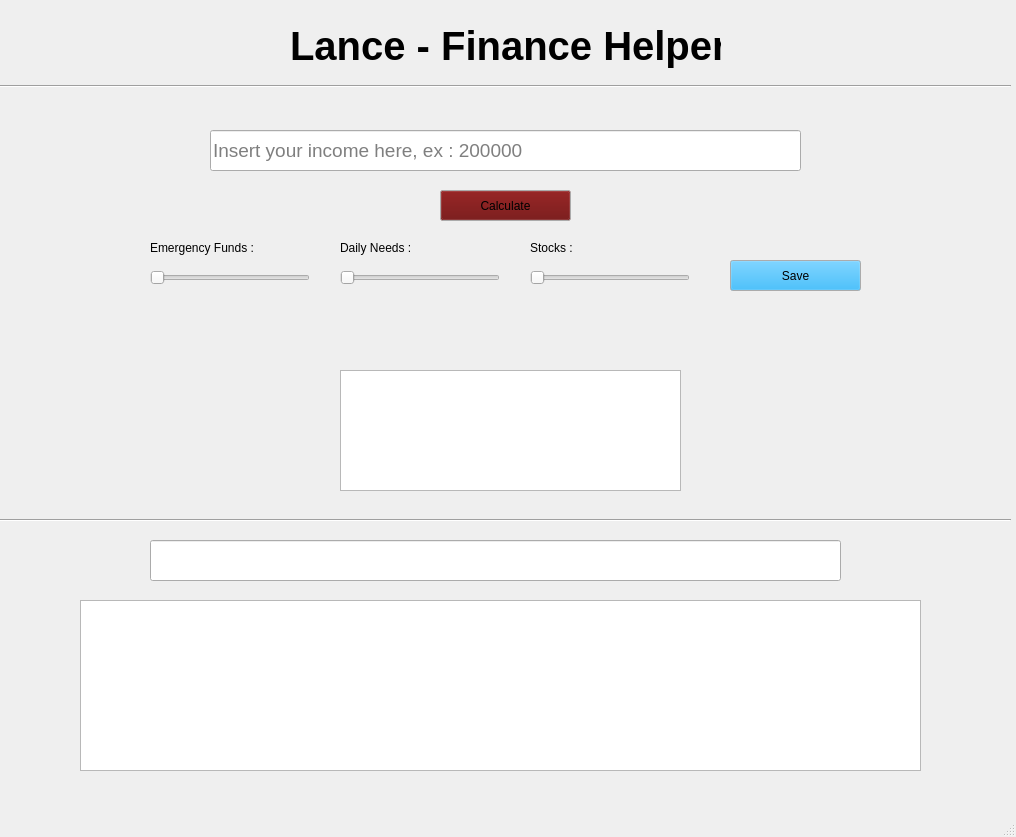
<?xml version="1.0" encoding="UTF-8"?>
<ui version="4.0">
 <class>MainWindow</class>
 <widget class="QMainWindow" name="MainWindow">
  <property name="geometry">
   <rect>
    <x>0</x>
    <y>0</y>
    <width>1016</width>
    <height>837</height>
   </rect>
  </property>
  <property name="windowTitle">
   <string>MainWindow</string>
  </property>
  <widget class="QWidget" name="centralwidget">
   <widget class="QLabel" name="label">
    <property name="geometry">
     <rect>
      <x>290</x>
      <y>-20</y>
      <width>431</width>
      <height>131</height>
     </rect>
    </property>
    <property name="font">
     <font>
      <pointsize>30</pointsize>
      <bold>true</bold>
     </font>
    </property>
    <property name="text">
     <string>Lance - Finance Helper</string>
    </property>
   </widget>
   <widget class="Line" name="line">
    <property name="geometry">
     <rect>
      <x>0</x>
      <y>76</y>
      <width>1011</width>
      <height>20</height>
     </rect>
    </property>
    <property name="font">
     <font>
      <italic>false</italic>
      <bold>false</bold>
     </font>
    </property>
    <property name="orientation">
     <enum>Qt::Orientation::Horizontal</enum>
    </property>
   </widget>
   <widget class="QLineEdit" name="lineEdit">
    <property name="geometry">
     <rect>
      <x>210</x>
      <y>130</y>
      <width>591</width>
      <height>41</height>
     </rect>
    </property>
    <property name="font">
     <font>
      <pointsize>14</pointsize>
     </font>
    </property>
    <property name="placeholderText">
     <string>Insert your income here, ex : 200000</string>
    </property>
   </widget>
   <widget class="Line" name="line_2">
    <property name="geometry">
     <rect>
      <x>0</x>
      <y>510</y>
      <width>1011</width>
      <height>20</height>
     </rect>
    </property>
    <property name="font">
     <font>
      <italic>false</italic>
      <bold>false</bold>
     </font>
    </property>
    <property name="orientation">
     <enum>Qt::Orientation::Horizontal</enum>
    </property>
   </widget>
   <widget class="QPushButton" name="pushButton">
    <property name="geometry">
     <rect>
      <x>440</x>
      <y>190</y>
      <width>131</width>
      <height>31</height>
     </rect>
    </property>
    <property name="palette">
     <palette>
      <active>
       <colorrole role="Button">
        <brush brushstyle="SolidPattern">
         <color alpha="255">
          <red>103</red>
          <green>0</green>
          <blue>0</blue>
         </color>
        </brush>
       </colorrole>
      </active>
      <inactive>
       <colorrole role="Button">
        <brush brushstyle="SolidPattern">
         <color alpha="255">
          <red>103</red>
          <green>0</green>
          <blue>0</blue>
         </color>
        </brush>
       </colorrole>
      </inactive>
      <disabled>
       <colorrole role="Button">
        <brush brushstyle="SolidPattern">
         <color alpha="255">
          <red>103</red>
          <green>0</green>
          <blue>0</blue>
         </color>
        </brush>
       </colorrole>
      </disabled>
     </palette>
    </property>
    <property name="text">
     <string>Calculate</string>
    </property>
   </widget>
   <widget class="QSlider" name="horizontalSlider">
    <property name="geometry">
     <rect>
      <x>150</x>
      <y>270</y>
      <width>160</width>
      <height>16</height>
     </rect>
    </property>
    <property name="maximum">
     <number>100</number>
    </property>
    <property name="orientation">
     <enum>Qt::Orientation::Horizontal</enum>
    </property>
   </widget>
   <widget class="QSlider" name="horizontalSlider_2">
    <property name="geometry">
     <rect>
      <x>340</x>
      <y>270</y>
      <width>160</width>
      <height>16</height>
     </rect>
    </property>
    <property name="maximum">
     <number>100</number>
    </property>
    <property name="orientation">
     <enum>Qt::Orientation::Horizontal</enum>
    </property>
   </widget>
   <widget class="QSlider" name="horizontalSlider_3">
    <property name="geometry">
     <rect>
      <x>530</x>
      <y>270</y>
      <width>160</width>
      <height>16</height>
     </rect>
    </property>
    <property name="maximum">
     <number>100</number>
    </property>
    <property name="orientation">
     <enum>Qt::Orientation::Horizontal</enum>
    </property>
   </widget>
   <widget class="QPushButton" name="pushButton_2">
    <property name="geometry">
     <rect>
      <x>730</x>
      <y>260</y>
      <width>131</width>
      <height>31</height>
     </rect>
    </property>
    <property name="palette">
     <palette>
      <active>
       <colorrole role="Button">
        <brush brushstyle="SolidPattern">
         <color alpha="255">
          <red>0</red>
          <green>170</green>
          <blue>255</blue>
         </color>
        </brush>
       </colorrole>
      </active>
      <inactive>
       <colorrole role="Button">
        <brush brushstyle="SolidPattern">
         <color alpha="255">
          <red>0</red>
          <green>170</green>
          <blue>255</blue>
         </color>
        </brush>
       </colorrole>
      </inactive>
      <disabled>
       <colorrole role="Button">
        <brush brushstyle="SolidPattern">
         <color alpha="255">
          <red>0</red>
          <green>170</green>
          <blue>255</blue>
         </color>
        </brush>
       </colorrole>
      </disabled>
     </palette>
    </property>
    <property name="text">
     <string>Save</string>
    </property>
   </widget>
   <widget class="QLabel" name="label_2">
    <property name="geometry">
     <rect>
      <x>150</x>
      <y>240</y>
      <width>121</width>
      <height>16</height>
     </rect>
    </property>
    <property name="text">
     <string>Emergency Funds : </string>
    </property>
   </widget>
   <widget class="QLabel" name="label_3">
    <property name="geometry">
     <rect>
      <x>340</x>
      <y>240</y>
      <width>121</width>
      <height>16</height>
     </rect>
    </property>
    <property name="text">
     <string>Daily Needs :</string>
    </property>
   </widget>
   <widget class="QLabel" name="label_4">
    <property name="geometry">
     <rect>
      <x>530</x>
      <y>240</y>
      <width>121</width>
      <height>16</height>
     </rect>
    </property>
    <property name="text">
     <string>Stocks :</string>
    </property>
   </widget>
   <widget class="QTextEdit" name="textEdit">
    <property name="geometry">
     <rect>
      <x>340</x>
      <y>370</y>
      <width>341</width>
      <height>121</height>
     </rect>
    </property>
    <property name="font">
     <font>
      <pointsize>14</pointsize>
     </font>
    </property>
    <property name="readOnly">
     <bool>true</bool>
    </property>
   </widget>
   <widget class="QTextEdit" name="textEdit_2">
    <property name="geometry">
     <rect>
      <x>80</x>
      <y>600</y>
      <width>841</width>
      <height>171</height>
     </rect>
    </property>
    <property name="font">
     <font>
      <pointsize>20</pointsize>
     </font>
    </property>
    <property name="readOnly">
     <bool>true</bool>
    </property>
   </widget>
   <widget class="QLineEdit" name="lineEdit_2">
    <property name="geometry">
     <rect>
      <x>150</x>
      <y>540</y>
      <width>691</width>
      <height>41</height>
     </rect>
    </property>
    <property name="font">
     <font>
      <pointsize>14</pointsize>
     </font>
    </property>
   </widget>
  </widget>
  <widget class="QMenuBar" name="menubar">
   <property name="geometry">
    <rect>
     <x>0</x>
     <y>0</y>
     <width>1016</width>
     <height>33</height>
    </rect>
   </property>
  </widget>
  <widget class="QStatusBar" name="statusbar"/>
 </widget>
 <resources/>
 <connections/>
</ui>
